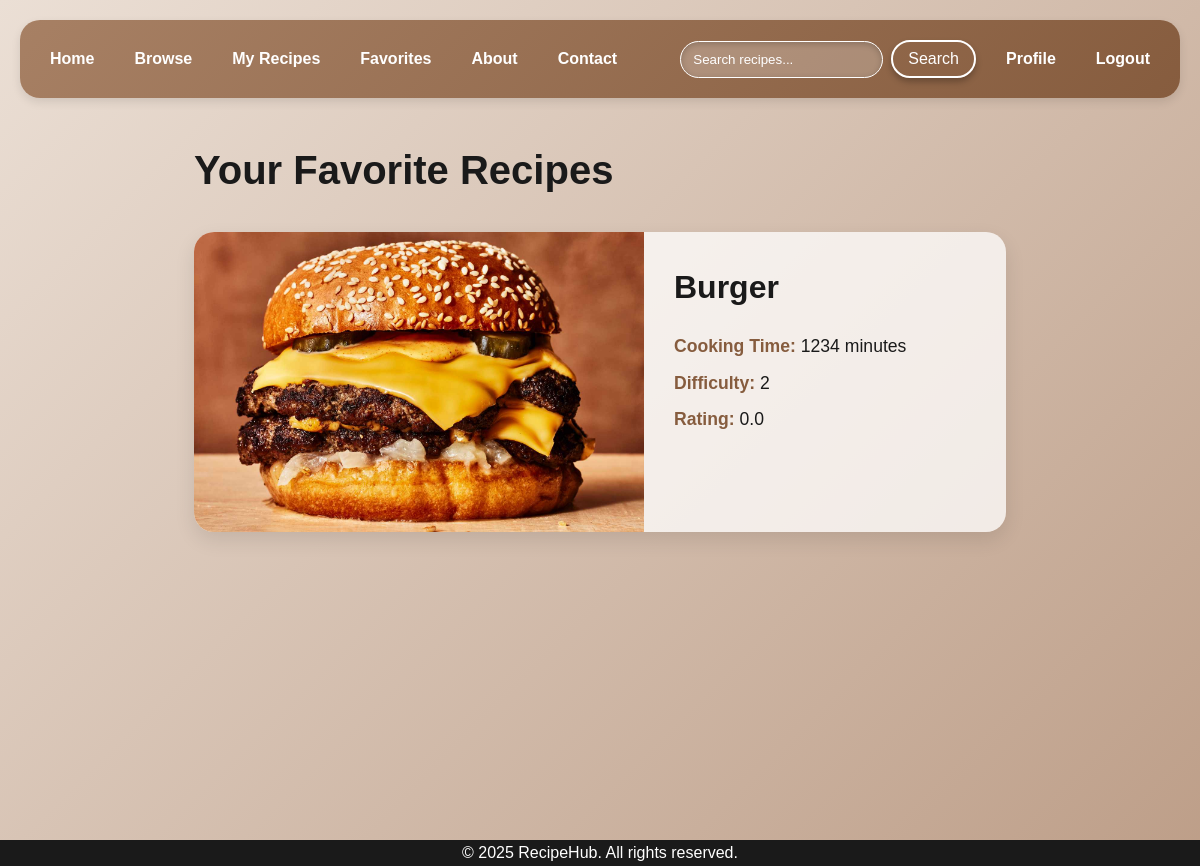
Screenshot of /favorites (signed in) with the database file from the repository.
### website/models.py (models this page shows)
class Recipe(db.Model):
    __tablename__ = 'recipes'
    id = db.Column(db.String(36), primary_key=True, default=lambda: str(uuid.uuid4()))
    user_id = db.Column(db.String(36), db.ForeignKey('users.id'))
    title = db.Column(db.String(150), nullable=False)
    image = db.Column(db.String(250))
    cooking_time = db.Column(db.String(150))
    difficulty = db.Column(db.Integer)
    rating = db.Column(db.Float)
    instructions = db.Column(db.Text)
    created = db.Column(db.DateTime, default=datetime.datetime.utcnow)
    user = db.relationship('User', back_populates='recipes')
    tags = db.relationship('Tag', secondary=recipe_tags, back_populates='recipes')

### website/views.py (the view, shortened to what this page needs)
@views.route('/favorites', methods=['GET', 'POST'])
@login_required
def favorites_view():
    page = request.args.get('page', 1, type=int)
    per_page = 4
    paginated_recipes = current_user.favorites.paginate(page=page, per_page=per_page, error_out=False)
    recipes = paginated_recipes.items
    next_page = paginated_recipes.next_num if paginated_recipes.has_next else None
    prev_page = paginated_recipes.prev_num if paginated_recipes.has_prev else None
    favorites_ids = [recipe.id for recipe in current_user.favorites.all()]
    return render_template('favorites.html', recipes=recipes, favorites_ids=favorites_ids, next_page=next_page, prev_page=prev_page)

### website/__init__.py (called while the page is built)
def create_app():
    app = Flask(__name__, static_folder='static')
    DEVELOPMENT = True
    app.secret_key = 'sdfsdgasdg32y35dfujesf42geasca8fg2vnuwfrg'
    app.config['SQLALCHEMY_DATABASE_URI'] = f'sqlite:///{"database.db"}'
    db.init_app(app)
    from .views import views
    from .auth import auth
    app.register_blueprint(views, url_prefix='/')
    app.register_blueprint(auth, url_prefix='/')
    with app.app_context():
        db.create_all()
    login_manager = LoginManager()
    login_manager.login_view = 'auth.login'
    login_manager.init_app(app)
    @login_manager.user_loader
    def load_user(id):
        return User.query.get(id)
    return app

### website/auth.py (called while the page is built)
def login_required(f):
    @wraps(f)
    def decorated_function(*args, **kwargs):
        if not current_user.is_authenticated:
            flash('Please login to access this page.', category='error')
            return redirect(url_for('auth.login'))
        return f(*args, **kwargs)
    return decorated_function

### website/templates/favorites.html (shortened to what this page needs)
{% extends "index.html" %}
{% block styles %}
<link rel= "stylesheet" type= "text/css" href= "{{ url_for('static',filename='css/favorites.css') }}">
{% endblock %}
{% block content %}
<div class="favorites-header">
  <h1>Your Favorite Recipes</h1>
</div>
{% if recipes %}
<div class="recipes-list">
  {% for recipe in recipes %}
    <div class="recipe-card">
        <a href="{{ url_for('views.recipe_detail', recipe_id=recipe.id) }}" class="recipe-card-link">
        <img src="{{ url_for('static', filename=recipe.image) }}" class="recipe-image" alt="Recipe Image">
        <div class="recipe-details">
          <h2>{{ recipe.title }}</h2>
          <p><strong>Cooking Time:</strong> {{ recipe.cooking_time }} minutes</p>
          <p><strong>Difficulty:</strong> {{ recipe.difficulty }}</p>
          <p><strong>Rating:</strong> {{ recipe.rating }}</p>
          <div class="recipe-tags">
          </div>
        </div>
      </a>
    </div>
  {% endfor %}
</div>
{% endif %}
{% endblock %}

### website/static/css/index.css (style rules this page uses)
:root { --primary-color: #ff6b6b; --secondary-color: #1a1a1a; --accent-color: #f7f7f7; --bg-gradient: linear-gradient(135deg, #a78064 0%, #865c3e 100%); --bg-gradient2: linear-gradient(135deg, #ebdfd5 0%, #bd9e88 100%); --bg-color: #e4cebc; --font-family: 'Montserrat', sans-serif; --transition-speed: 0.3s; --border-radius: 20px; --box-background:rgba(255, 255, 255, 0.25); --text-box-background:rgba(255, 255, 255, 0.75); --text-color-main: white; --text-color-second: grey; }
* { margin: 0; padding: 0; box-sizing: border-box; }
html { background: var(--bg-gradient2); background-size: cover; background-attachment: fixed; height: auto; }
body { font-family: var(--font-family); color: var(--secondary-color); line-height: 1.6; padding: 20px; overflow-y: auto; }

### website/static/css/favorites.css (style rules this page uses)
.favorites-header { display: flex; justify-content: space-between; align-items: center; margin: 40px 0 30px 0; color: var(--secondary-color); width: 70%; margin-left: auto; margin-right: auto; }
.favorites-header h1 { font-size: 2.5rem; margin-bottom: 0; }
.recipes-list { display: flex; flex-direction: column; gap: 20px; padding-bottom: 75px; width: 70%; justify-self: center; min-height: 73vh; }
.recipe-card { padding: 0; display: flex; align-items: center; width: 100%; border-radius: var(--border-radius); box-shadow: 0 8px 20px rgba(0, 0, 0, 0.1); transition: var(--transition-speed); background: var(--text-box-background); margin-bottom: 10px; }
.recipe-card-link { text-decoration: none; color: inherit; display: flex; width: 100%; flex-direction: row; cursor: pointer; overflow: hidden; }
.recipe-image { border-top-left-radius: var(--border-radius); border-bottom-left-radius: var(--border-radius); width: auto; max-width: 450px; height: 300px; object-fit: cover; display: block; margin: 0; }
.recipe-details { width: 100%; height: 300px; display: flex; flex-direction: column; padding: 30px; }
.recipe-details h2 { margin: 0 0 15px; font-size: 2rem; color: var(--secondary-color); }
.recipe-details p { margin: 5px 0; font-size: 1.1rem; line-height: 1.5; }
.recipe-details strong { color: #865c3e; font-weight: 600; }
.recipe-tags { margin-top: auto; padding-top: 10px; }

### rows the page displays
Recipe: image (picture), title "Burger", cooking_time "1234", difficulty "2", rating "0.0"
